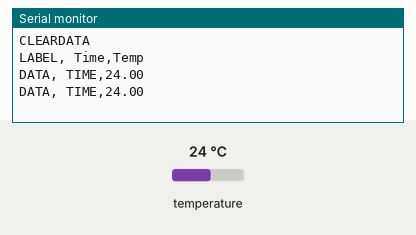
Recording of a sketch running on a simulated Arduino Uno, built with avr-gcc and run on an emulated ATmega328P. On the bench: the last lines printed to the serial monitor. The inputs (shaded band) are chosen by the test bench; at power-on: temperature 24 °C.

Above: at 7.3 s.
7.4 s: temperature set to 12 °C
At 12.7 s:
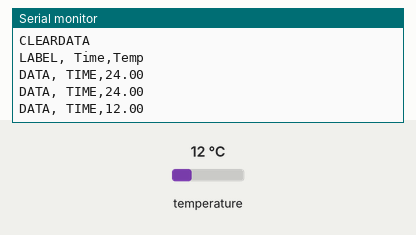
14.1 s: temperature set to 19 °C
At 19.4 s:
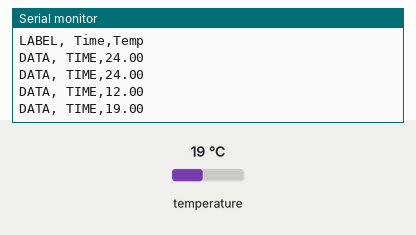
Timing chart, 0 to 20.9 s (numbered marks = the images above; inputs shaded):
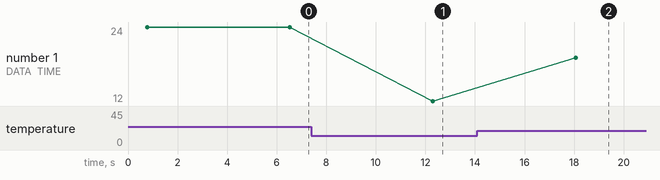

Measured:
- after the input at 7.4 s, the serial monitor: prints a new line after 4.9 s (image 1)
- after the input at 14.1 s, the serial monitor: prints a new line after 4.0 s (image 2)
- plotted number 1: 24 → 12 after the input at 7.4 s, 12 → 19 after the input at 14.1 s

The sketch:

DS18B20_to_Excel.ino
```cpp
//방수형온도계 엑셀로 받기
//https://works.do/xN1Ifry  PLX-DAQ 다운로드

// DallasTemperature - Version: Latest
#include <DallasTemperature.h>

// OneWire - Version: Latest
#include <OneWire.h>

#define ONE_WIRE_BUS  2

OneWire oneWire(ONE_WIRE_BUS);

DallasTemperature sensors(&oneWire);

void setup()
{
  sensors.begin();
  Serial.begin(9600);
  Serial.println("CLEARDATA");
  Serial.println("LABEL, Time,Temp");
}

void loop()
{
  sensors.requestTemperatures();
  Serial.print("DATA, TIME,");
  Serial.println(sensors.getTempCByIndex(0));
  delay(5000);
}
```
